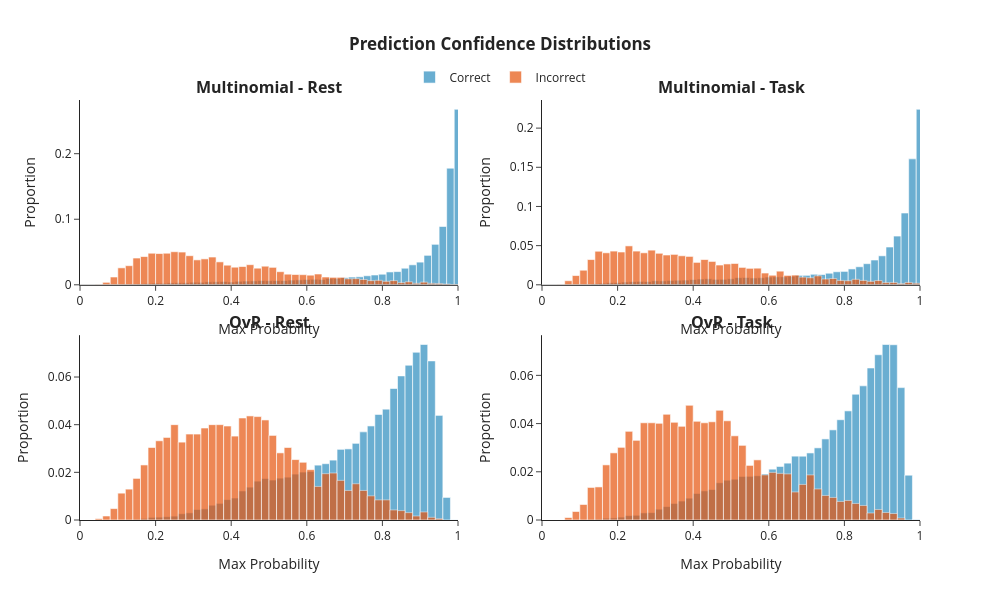

Notebook code for this chart:
### Code cell
# =============================================================================
# CONFIDENCE DISTRIBUTIONS
# =============================================================================

fig = make_subplots(
    rows=2, cols=2,
    subplot_titles=['<b>Multinomial - Rest</b>', '<b>Multinomial - Task</b>',
                    '<b>OvR - Rest</b>', '<b>OvR - Task</b>'],
    vertical_spacing=0.12
)

configs = [
    (full_multi_cv, 1, 1), (full_multi_task, 1, 2),
    (full_ovr_cv, 2, 1), (full_ovr_task, 2, 2)
]

for data, row, col in configs:
    max_probs = data['probabilities'].max(axis=1)
    correct = data['true_labels'] == data['predictions']
    
    fig.add_trace(go.Histogram(x=max_probs[correct], name='Correct', opacity=0.7,
                               marker_color=COLORS['multinomial'], nbinsx=50, histnorm='probability',
                               showlegend=(row==1 and col==1)), row=row, col=col)
    fig.add_trace(go.Histogram(x=max_probs[~correct], name='Incorrect', opacity=0.7,
                               marker_color=COLORS['ovr'], nbinsx=50, histnorm='probability',
                               showlegend=(row==1 and col==1)), row=row, col=col)

fig.update_layout(
    title=dict(text='<b>Prediction Confidence Distributions</b>', x=0.5),
    barmode='overlay', template='simple_white', height=600, width=1000,
    legend=dict(orientation='h', yanchor='bottom', y=1.02, xanchor='center', x=0.5)
)
fig.update_xaxes(title_text='Max Probability', range=[0, 1])
fig.update_yaxes(title_text='Proportion')
fig.show()

### Figure 1 — Plotly figure (JSON) as saved in the notebook; plotly's stock layout.template omitted (floating-point values rounded to 4 significant figures; data arrays with more than 128 entries replaced by an {"elided": "..."} marker saying what was removed)
{"data": [{"histnorm": "probability", "marker": {"color": "#2b8cbe"}, "name": "Correct", "nbinsx": 50, "opacity": 0.7, "showlegend": true, "type": "histogram", "x": {"elided": "48025 float values"}, "xaxis": "x", "yaxis": "y"}, {"histnorm": "probability", "marker": {"color": "#e6550d"}, "name": "Incorrect", "nbinsx": 50, "opacity": 0.7, "showlegend": true, "type": "histogram", "x": {"elided": "3943 float values"}, "xaxis": "x", "yaxis": "y"}, {"histnorm": "probability", "marker": {"color": "#2b8cbe"}, "name": "Correct", "nbinsx": 50, "opacity": 0.7, "showlegend": false, "type": "histogram", "x": {"elided": "41407 float values"}, "xaxis": "x2", "yaxis": "y2"}, {"histnorm": "probability", "marker": {"color": "#e6550d"}, "name": "Incorrect", "nbinsx": 50, "opacity": 0.7, "showlegend": false, "type": "histogram", "x": {"elided": "4993 float values"}, "xaxis": "x2", "yaxis": "y2"}, {"histnorm": "probability", "marker": {"color": "#2b8cbe"}, "name": "Correct", "nbinsx": 50, "opacity": 0.7, "showlegend": false, "type": "histogram", "x": {"elided": "48419 float values"}, "xaxis": "x3", "yaxis": "y3"}, {"histnorm": "probability", "marker": {"color": "#e6550d"}, "name": "Incorrect", "nbinsx": 50, "opacity": 0.7, "showlegend": false, "type": "histogram", "x": {"elided": "3549 float values"}, "xaxis": "x3", "yaxis": "y3"}, {"histnorm": "probability", "marker": {"color": "#2b8cbe"}, "name": "Correct", "nbinsx": 50, "opacity": 0.7, "showlegend": false, "type": "histogram", "x": {"elided": "41590 float values"}, "xaxis": "x4", "yaxis": "y4"}, {"histnorm": "probability", "marker": {"color": "#e6550d"}, "name": "Incorrect", "nbinsx": 50, "opacity": 0.7, "showlegend": false, "type": "histogram", "x": {"elided": "4810 float values"}, "xaxis": "x4", "yaxis": "y4"}], "layout": {"annotations": [{"font": {"size": 16}, "showarrow": false, "text": "<b>Multinomial - Rest</b>", "x": 0.225, "xanchor": "center", "xref": "paper", "y": 1, "yanchor": "bottom", "yref": "paper"}, {"font": {"size": 16}, "showarrow": false, "text": "<b>Multinomial - Task</b>", "x": 0.775, "xanchor": "center", "xref": "paper", "y": 1, "yanchor": "bottom", "yref": "paper"}, {"font": {"size": 16}, "showarrow": false, "text": "<b>OvR - Rest</b>", "x": 0.225, "xanchor": "center", "xref": "paper", "y": 0.44, "yanchor": "bottom", "yref": "paper"}, {"font": {"size": 16}, "showarrow": false, "text": "<b>OvR - Task</b>", "x": 0.775, "xanchor": "center", "xref": "paper", "y": 0.44, "yanchor": "bottom", "yref": "paper"}], "barmode": "overlay", "height": 600, "legend": {"orientation": "h", "x": 0.5, "xanchor": "center", "y": 1.02, "yanchor": "bottom"}, "title": {"text": "<b>Prediction Confidence Distributions</b>", "x": 0.5}, "width": 1000, "xaxis": {"anchor": "y", "domain": [0, 0.45], "range": [0, 1], "title": {"text": "Max Probability"}}, "xaxis2": {"anchor": "y2", "domain": [0.55, 1], "range": [0, 1], "title": {"text": "Max Probability"}}, "xaxis3": {"anchor": "y3", "domain": [0, 0.45], "range": [0, 1], "title": {"text": "Max Probability"}}, "xaxis4": {"anchor": "y4", "domain": [0.55, 1], "range": [0, 1], "title": {"text": "Max Probability"}}, "yaxis": {"anchor": "x", "domain": [0.56, 1], "title": {"text": "Proportion"}}, "yaxis2": {"anchor": "x2", "domain": [0.56, 1], "title": {"text": "Proportion"}}, "yaxis3": {"anchor": "x3", "domain": [0, 0.44], "title": {"text": "Proportion"}}, "yaxis4": {"anchor": "x4", "domain": [0, 0.44], "title": {"text": "Proportion"}}}}
